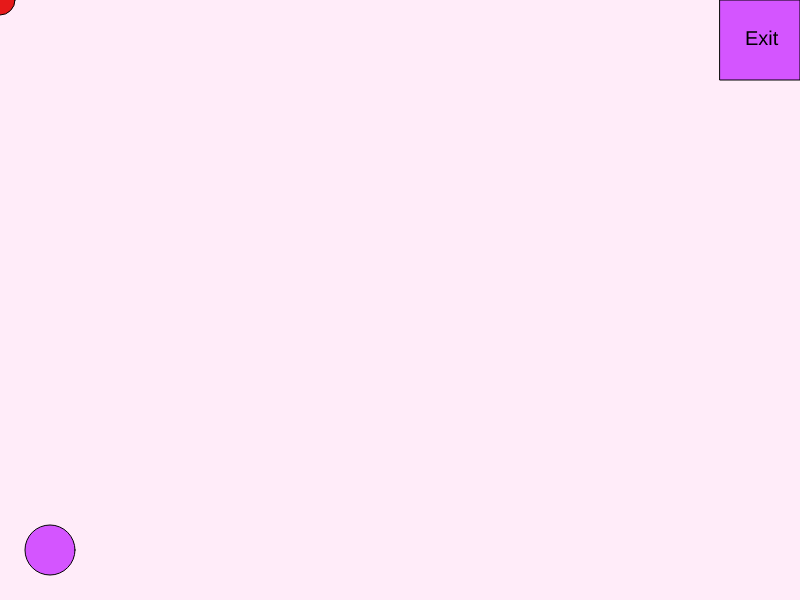
Frame 1 (no input)
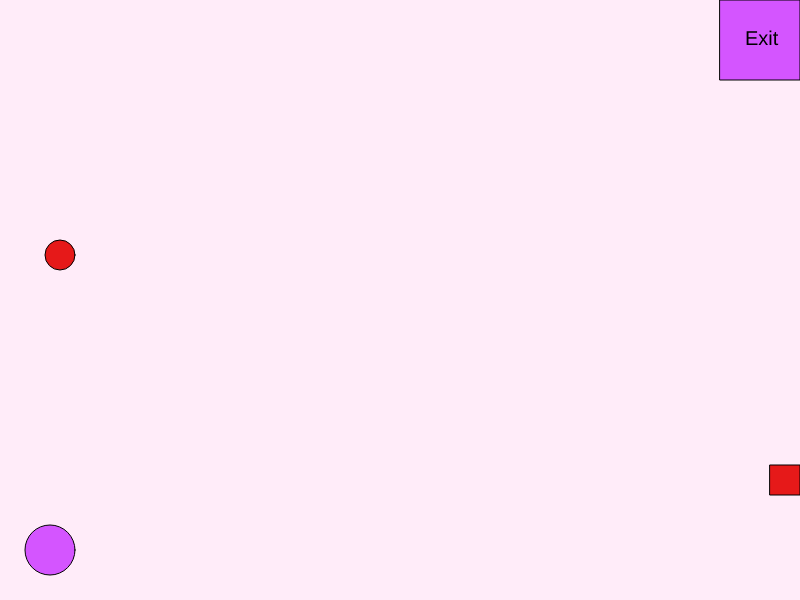
Frame 60 (no input)
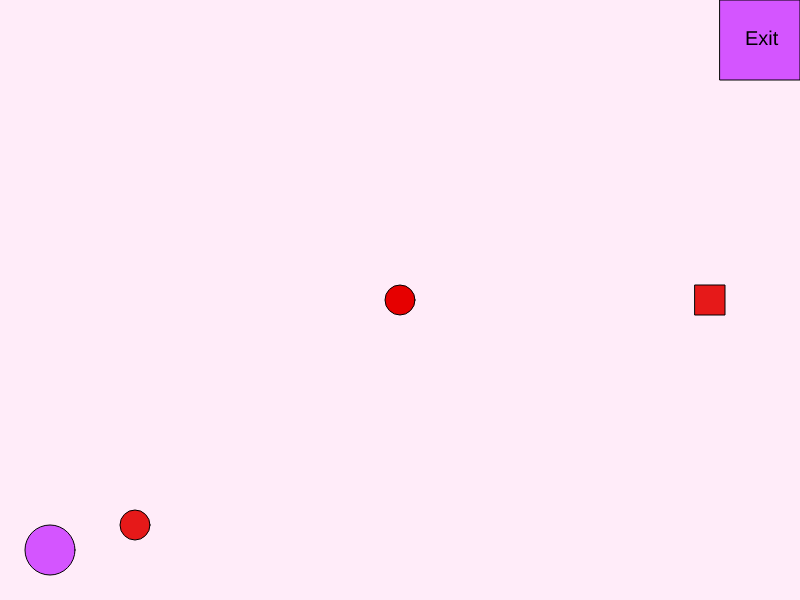
Frame 120 (the mouse pressed at the canvas centre since frame 60)

The p5.js sketch that drew these frames (run headless with seeded random() and noise() and a simulated clock; from frame 60 on, the mouse is pressed at the canvas centre):

// p5.js sketch
// ── sketch.js
var playerx = 50;
var playery = 550;
var clickx = -30;
var clicky = -30;
var obs1x = 0;
var obs1y = 0;
var obs2x = 0;
var obs2y = 800;


function setup() {
    createCanvas(800,600);
}
function draw() {
    background(255,236,249);
    spawnPlayer();
    movePlayer();
    clickObstacle();
    spawnObs();
    moveObs1();
    moveObs2();
    spawnExit();
    if(playerx >= 720 && playery <= 60)
    {
      win();
    }
}
function spawnPlayer() {
  fill(212,85,255);
  circle(playerx,playery,50);
}
function movePlayer() {
  if (keyIsDown(UP_ARROW)) {
    playery -= 5;
  }
  else if (keyIsDown(DOWN_ARROW)) {
    playery += 5;
  }
  if (keyIsDown(RIGHT_ARROW)) {
    playerx += 5;
  }
  else if (keyIsDown(LEFT_ARROW)) {
  playerx -= 5;
  }
}
function spawnExit() {
  fill(212,85,255);
  square(720,0,80);
  fill(0,0,0);
  textSize(20);
  text('Exit',745,45);
}
function win() {
  fill(0,0,0);
  textSize(30);
  text('YOU WIN!',350,300);
}
function clickObstacle() {
  fill(230,0,0);
  circle(clickx, clicky, 30);
}
function mousePressed() {
   clickx = mouseX;
   clicky = mouseY;
}
function spawnObs() {
  fill(230,25,25);
  circle(obs1x, obs1y,30);
  fill(230,25,25);
  square(obs2x, obs2y,30);
}
function moveObs1 () {
  if(obs2x >= 0) {
    obs2x -= 15;
  }
  else {
    obs2x = 800;
  }
  if(obs2y >= 600) {
    obs2y = 0;
  }
  else if(obs2y >= 220 && obs2y <= 380) {
    obs2y +=15;
  }
  else (obs2y < 600)
  {
    obs2y += 15;
  }
}
function moveObs2 () {
  if(obs1x <= 800) {
    obs1x+=15;
  }
  else {
    obs1x = 0;
  }
  if(obs1y <= 600) {
    obs1y+=15;
  }
  else {
    obs1y = 0;
  }
}
